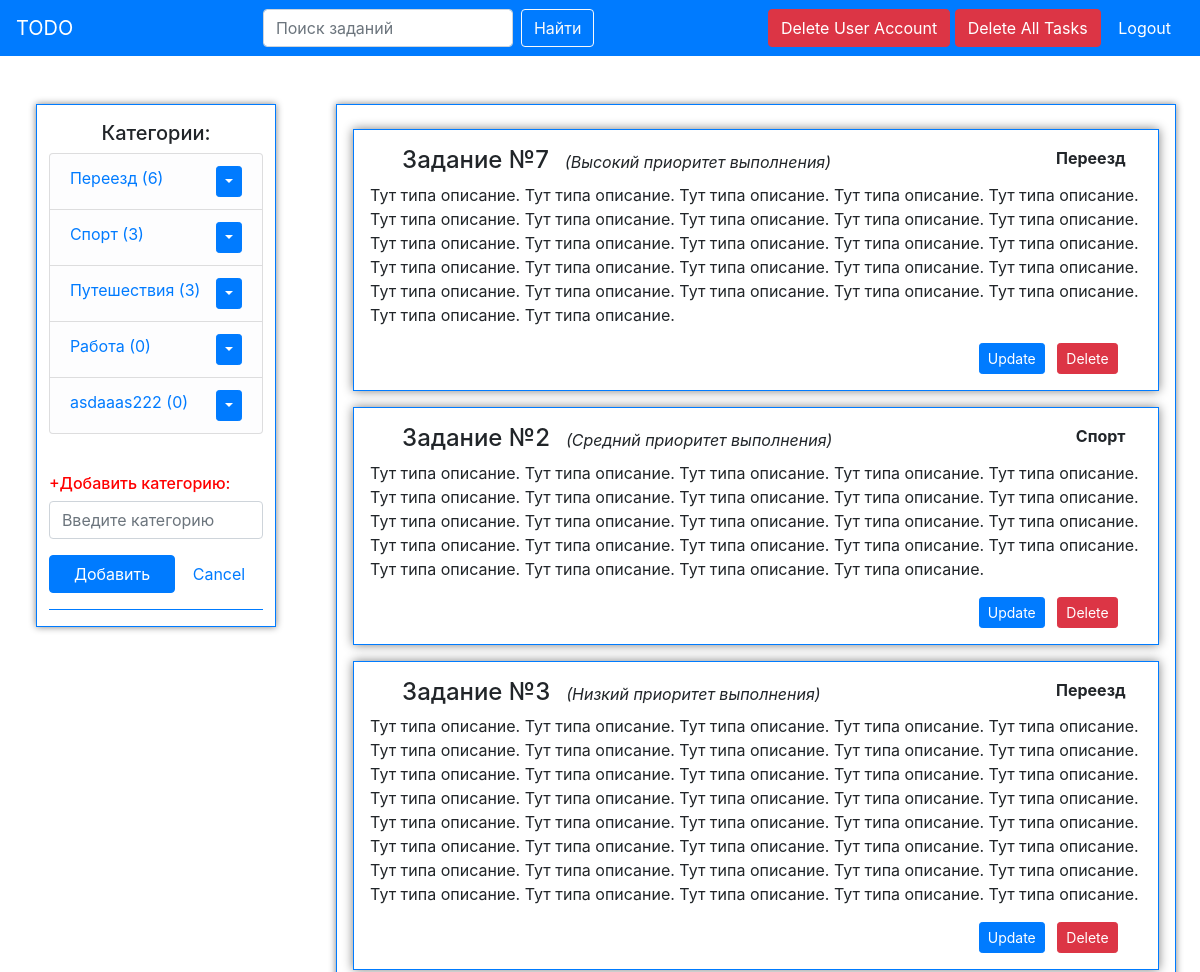
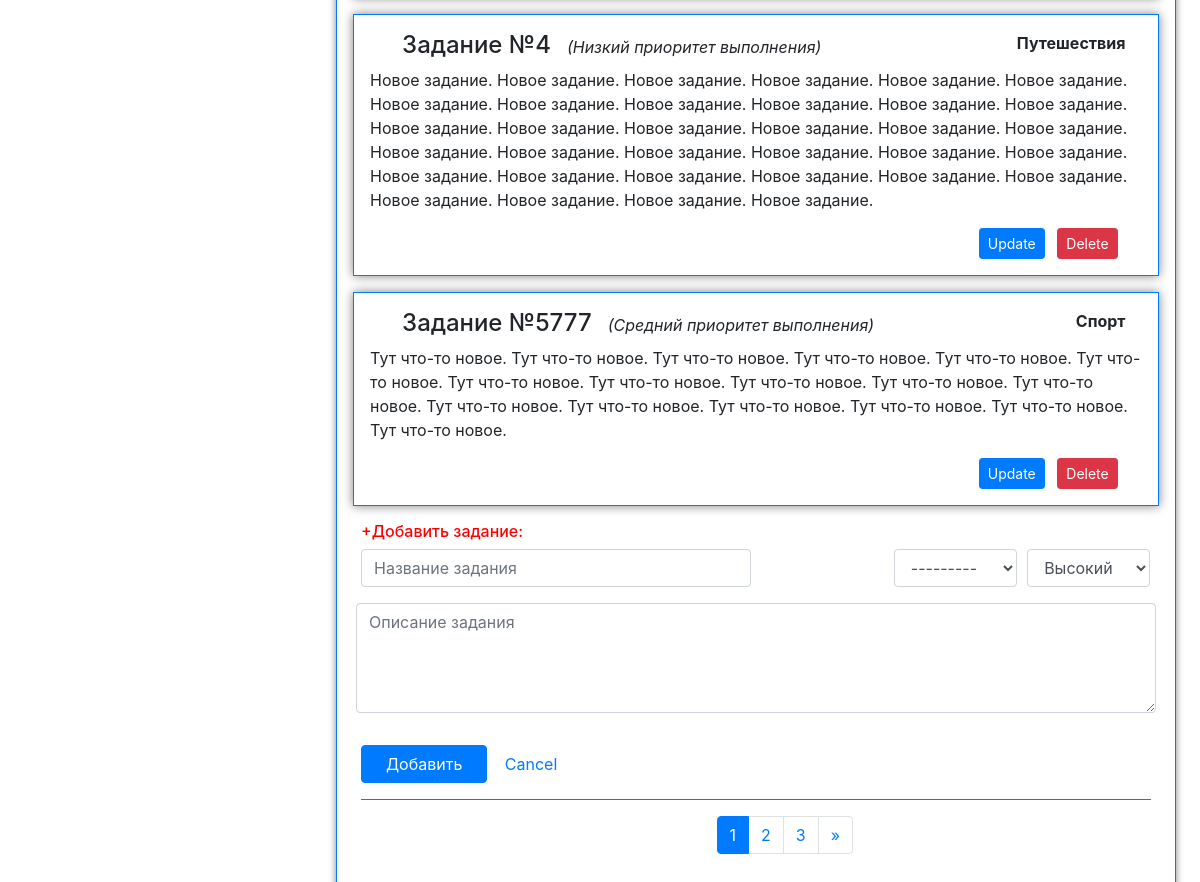
The app's page / (signed in) with its own data (2 pictures, top to bottom).
### core/models.py (models this page shows, shortened)
class Project(models.Model):
	title = models.CharField(max_length = 30)
	user = models.ForeignKey(settings.AUTH_USER_MODEL, on_delete = models.CASCADE, related_name = 'user', blank = True)
	def __str__(self):
		return f'{self.title}'
	class Meta:
		verbose_name = 'Категория'
		verbose_name_plural = 'Категории'

class Task(models.Model):
	HIGH = -1
	MIDDLE = 0
	LOW = 1
	PRIORITY = ((HIGH, 'Высокий'),(MIDDLE, 'Средний'),(LOW, 'Низкий'))
	title = models.CharField(max_length = 70)
	description = models.TextField()
	priority = models.IntegerField(choices = PRIORITY, default = HIGH)
	project = models.ForeignKey(Project, on_delete = models.CASCADE, related_name = 'project')
	class Meta:
		verbose_name = 'Задание'
		verbose_name_plural = 'Задания'
		ordering = ['id']

### core/views.py (the view)
# urls.py: path('', ProjectCreateListView.as_view(), name ='base-view'),
class ProjectCreateListView(View, CreateMixin):
	model = Project
	model2 = Task
	template_name = 'core/main.html'
	title = 'Main page'
	paginate_by = 5
	form = ProjectForm
	form2 = TaskForm
	redirect_path = '/'
	def get_queryset(self):
		return self.model2.objects.filter(project__user__username = self.request.user)

### core/forms.py (shortened to what this page needs)
class TaskForm(forms.ModelForm):
	def __init__(self, *args, **kwargs):
		self.user = kwargs.pop('user', '')
		super(TaskForm, self).__init__(*args, **kwargs)
		self.fields['project'] = forms.ModelChoiceField(queryset = Project.objects.filter(user = self.user))
		self.fields['project'].label = ''
		self.fields['priority'].label = ''
	title = forms.CharField(label = '', widget = forms.TextInput(attrs = {'placeholder':'Название задания'}))
	description = forms.CharField(label = '', widget = forms.Textarea(attrs = {'placeholder':'Описание задания', 'rows':4, 'cols':150}))
	priority = forms.Select()
	class Meta:
		model = Task
		fields = ['title', 'description', 'priority', 'project']

### core/mixins.py (called while the page is built)
	def get(self, request, **kwargs):
		user = self.request.user
		projects = self.model.objects.filter(user__username = user)
		df = self.get_queryset()
		p = Paginator(df, self.paginate_by)
		page_number = request.GET.get('page')
		page = p.get_page(page_number)
		title = self.title
		form2 = self.form2(user = self.request.user)
		form = self.form
		count_tasks = self.model.objects.filter(user__username = user).annotate(count=Count('project__title')).values('title', 'count')
		self.request.session['report_url'] = self.request.META.get('HTTP_REFERER')
		context = {'projects':projects, 'tasks':page, 'title':title, 'form':form, 'form2':form2, 'count_tasks':count_tasks}
		return render(request, self.template_name, context)

### core/templates/core/main.html (shortened to what this page needs)
{% extends 'base.html' %}
{% load crispy_forms_tags %}
{% block sidebar %}
	{% include 'core/includes/sidebar.html' %}
{% endblock %}
{% block content %}
	{% if user.is_active %}
	<div class = 'container mt-5 mb-5 cont-sidebar-right'>
			{% include 'core/includes/content.html' %}
			{% include 'core/includes/paggination.html' %}
	</div>
	{% else %}
	<div class = 'container mt-5'>
		<h4>You must <a href="{% url 'login-view' %}">Log In</a> before see all.</h4>
		<h5>If you don't have an account, you can <a href="{% url 'registration-view' %}">Register</a></h5>
	</div>
	{% endif %}
{% endblock %}

### core/templates/core/includes/sidebar.html (shortened to what this page needs)
{% load crispy_forms_tags %}
{% if user.is_active %}
	<div class="content-section mt-5">
		<div class = 'sidebar-content'>
			<h5 class = 'text-center mt-3'>Категории:</h5>
			<ul class="list-group mb-3">
				{% for project in projects %}
					<li class="list-group-item list-group-item-light">
						<a href="{% url 'project-detail' project.id project.title %}">{{ project.title }}
							{% for count in count_tasks %}
								{% if project.title ==  count.title %}
									({{count.count}})
								{% endif %}
							{% endfor %}
						</a>
						<div class="dropdown float-right">
						  <button class="btn btn-primary btn-sm dropdown-toggle" type="button" id="dropdownMenuButton" data-toggle="dropdown" aria-haspopup="true" aria-expanded="false" ></button>
						</div>
					</li>
				{% endfor %}
			</ul>
			<br>
			<h6 class = 'add-category'>+Добавить категорию:</h6>
			<form class = 'form-sigin mb-3 form-project' action = '' method = 'POST' content='text/html; charset=UTF-8'>
				{{ form|crispy }}
				<input class="btn btn-primary pl-4 pr-4" type="submit" value="Добавить" name = 'form'>
				<a href="" id="cancel" name="cancel" class="btn btn-default">Cancel</a>
			</form>
			<hr>
		</div>
	</div>
{% endif %}

### core/templates/core/includes/content.html (shortened to what this page needs)
{% load crispy_forms_tags %}
			{% for task in tasks %}
			<article class="media mb-3 content-section">
				<div class="media-body">
					<div class="article-metadata ml-5 mt-3 mr-5">
						<h4 class="float-left">{{ task.title }}</h4>
						<i class="float-left ml-3 mt-1"> ({{ task.get_priority_display }} приоритет выполнения)</i>
						<b class="float-right"> {{ task.project }}</b>
					</div>
					<p class=" ml-3 mr-3 article-content">{{ task.description }}</p>
					<p class = 'float-right actions'>
			        	<a href="{% url 'update' task.pk task.title %}" class = 'btn btn-primary btn-sm ml-2 mr-2'>Update</a>
				      	<a href="{% url 'task-delete' task.pk task.title %}" class = 'btn btn-danger btn-sm'>Delete</a>
		        	</p>
				</div>
			</article>
			{% endfor %}
			<br>
			<h6 class = 'add-task'>+Добавить задание:</h6>
			<form class = 'form-sigin mb-3 form-task' action = '' method = 'POST' content='text/html; charset=UTF-8'>
				<div class = 'form-row'>
					<div class="form-group col-md-6 mb-0">
						{{ form2.title|as_crispy_field }}
					</div>
					<div class="form-group col-md-2 mb-0" style="margin-left: 16.6%;">
						{{ form2.project|as_crispy_field }}
					</div>
					<div class="form-group col-md-2 mb-0">
						{{ form2.priority|as_crispy_field }}
					</div>
				</div>
				<div class = 'form-row'>
					<div class="form-group">
						{{ form2.description|as_crispy_field }}
					</div>
				</div>
				<input class="btn btn-primary pl-4 pr-4" type="submit" value="Добавить" name = 'form2'>
				<a href="" id="cancel" name="cancel" class="btn btn-default">Cancel</a>
			</form>

### static/css/main.css (style rules this page uses)
body .container { border: 0.5px solid #007BFF; box-shadow: 0px 0px 7px grey; padding: 2%; width: 40%; }
body hr { border-color: #007BFF; }
body .content-section { border: 0.5px solid #007BFF; box-shadow: 0px 0px 7px grey; width: 20%; margin-left: 3%; float: left; }
.sidebar-content { width: 90%; margin-left: 5%; }
body .cont-sidebar-right { float: left; width: 70%; margin-left: 5%; }
.add-category, .add-task { color: red; }
.container .content-section { border: 0.5px solid #007BFF; box-shadow: 0px 0px 7px grey; width: 102%; margin-left: -1%; }
.container .content-section { box-shadow: 0px 0px 10px grey; }
.container .article-metadata { float: left; width: 90%; }
.container .actions { margin-right: 5%; }

### records on screen
Project: title "Переезд", count "6"
Project: title "Спорт", count "3"
Project: title "Путешествия", count "3"
Project: title "Работа", count "0"
Project: title "asdaaas222", count "0"
Task: title "Задание №7", priority "Высокий", project "Переезд", description "Тут типа описание. Тут типа описание. Тут типа описание. Тут типа описание. Тут типа описание. Тут типа описание. Тут типа описание. Тут типа описание. Тут типа описание. Тут типа описание. Тут типа описание. Тут типа описание. Тут типа описание. Тут типа описание. Тут типа описание. Тут типа описание. Тут типа описание. Тут типа описание. Тут типа описание. Тут типа описание. Тут типа описание. Тут типа описание. Тут типа описание. Тут типа описание. Тут типа описание. Тут типа описание. Тут типа описание."
Task: title "Задание №2", priority "Средний", project "Спорт", description "Тут типа описание. Тут типа описание. Тут типа описание. Тут типа описание. Тут типа описание. Тут типа описание. Тут типа описание. Тут типа описание. Тут типа описание. Тут типа описание. Тут типа описание. Тут типа описание. Тут типа описание. Тут типа описание. Тут типа описание. Тут типа описание. Тут типа описание. Тут типа описание. Тут типа описание. Тут типа описание. Тут типа описание. Тут типа описание. Тут типа описание. Тут типа описание."
Task: title "Задание №3", priority "Низкий", project "Переезд", description "Тут типа описание. Тут типа описание. Тут типа описание. Тут типа описание. Тут типа описание. Тут типа описание. Тут типа описание. Тут типа описание. Тут типа описание. Тут типа описание. Тут типа описание. Тут типа описание. Тут типа описание. Тут типа описание. Тут типа описание. Тут типа описание. Тут типа описание. Тут типа описание. Тут типа описание. Тут типа описание. Тут типа описание. Тут типа описание. Тут типа описание. Тут типа описание. Тут типа описание. Тут типа описание. Тут типа описание. Тут типа описание. Тут типа описание. Тут типа описание. Тут типа описание. Тут типа описание. Тут типа описание. Тут типа описание. Тут типа описание. Тут типа описание. Тут типа…"
Task: title "Задание №4", priority "Низкий", project "Путешествия", description "Новое задание. Новое задание. Новое задание. Новое задание. Новое задание. Новое задание. Новое задание. Новое задание. Новое задание. Новое задание. Новое задание. Новое задание. Новое задание. Новое задание. Новое задание. Новое задание. Новое задание. Новое задание. Новое задание. Новое задание. Новое задание. Новое задание. Новое задание. Новое задание. Новое задание. Новое задание. Новое задание. Новое задание. Новое задание. Новое задание. Новое задание. Новое задание. Новое задание. Новое задание."
Task: title "Задание №5777", priority "Средний", project "Спорт", description "Тут что-то новое. Тут что-то новое. Тут что-то новое. Тут что-то новое. Тут что-то новое. Тут что-то новое. Тут что-то новое. Тут что-то новое. Тут что-то новое. Тут что-то новое. Тут что-то новое. Тут что-то новое. Тут что-то новое. Тут что-то новое. Тут что-то новое. Тут что-то новое. Тут что-то новое."

### other values on screen
{{ n }} "1"
{{ n }} "2" "3"
